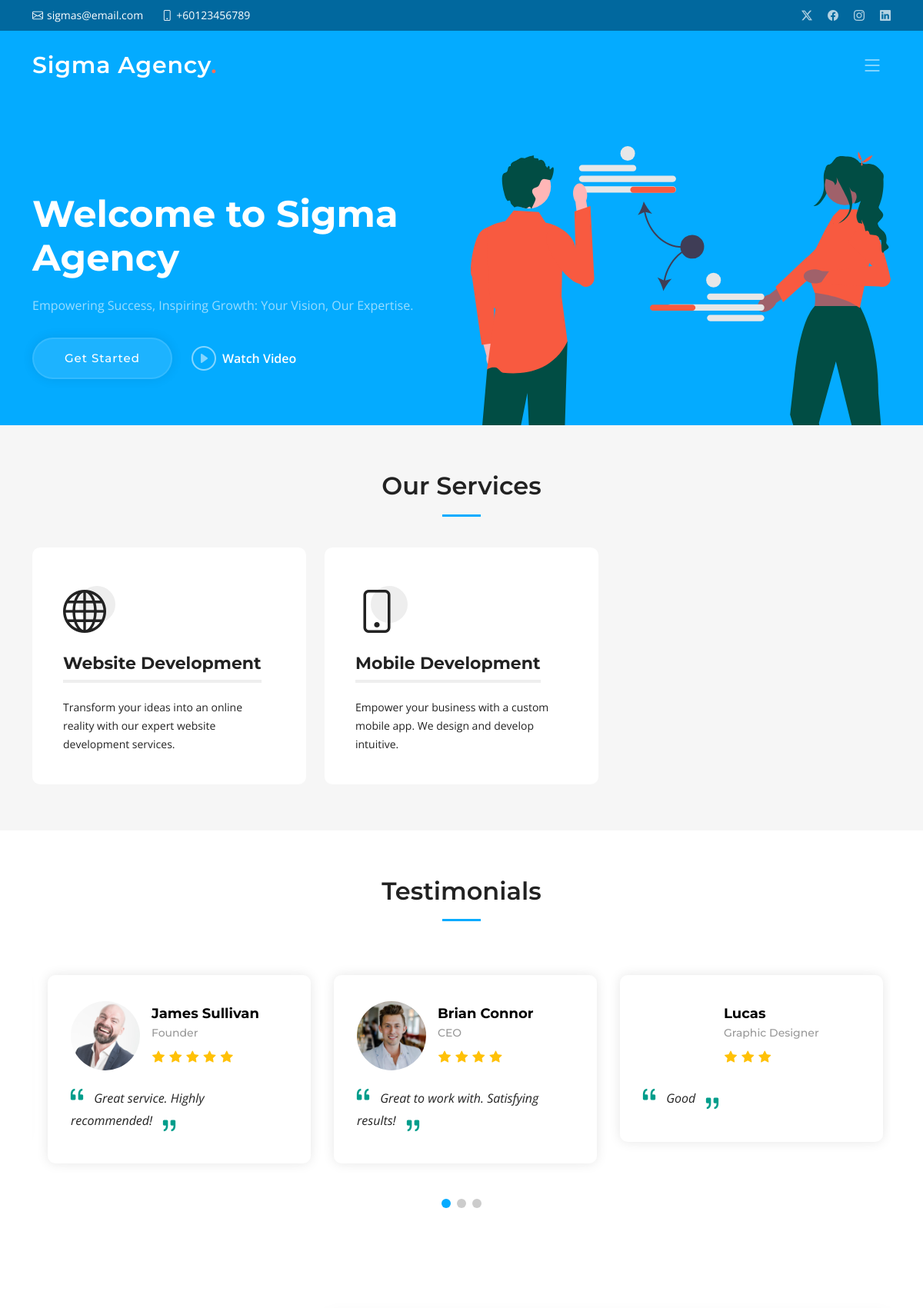
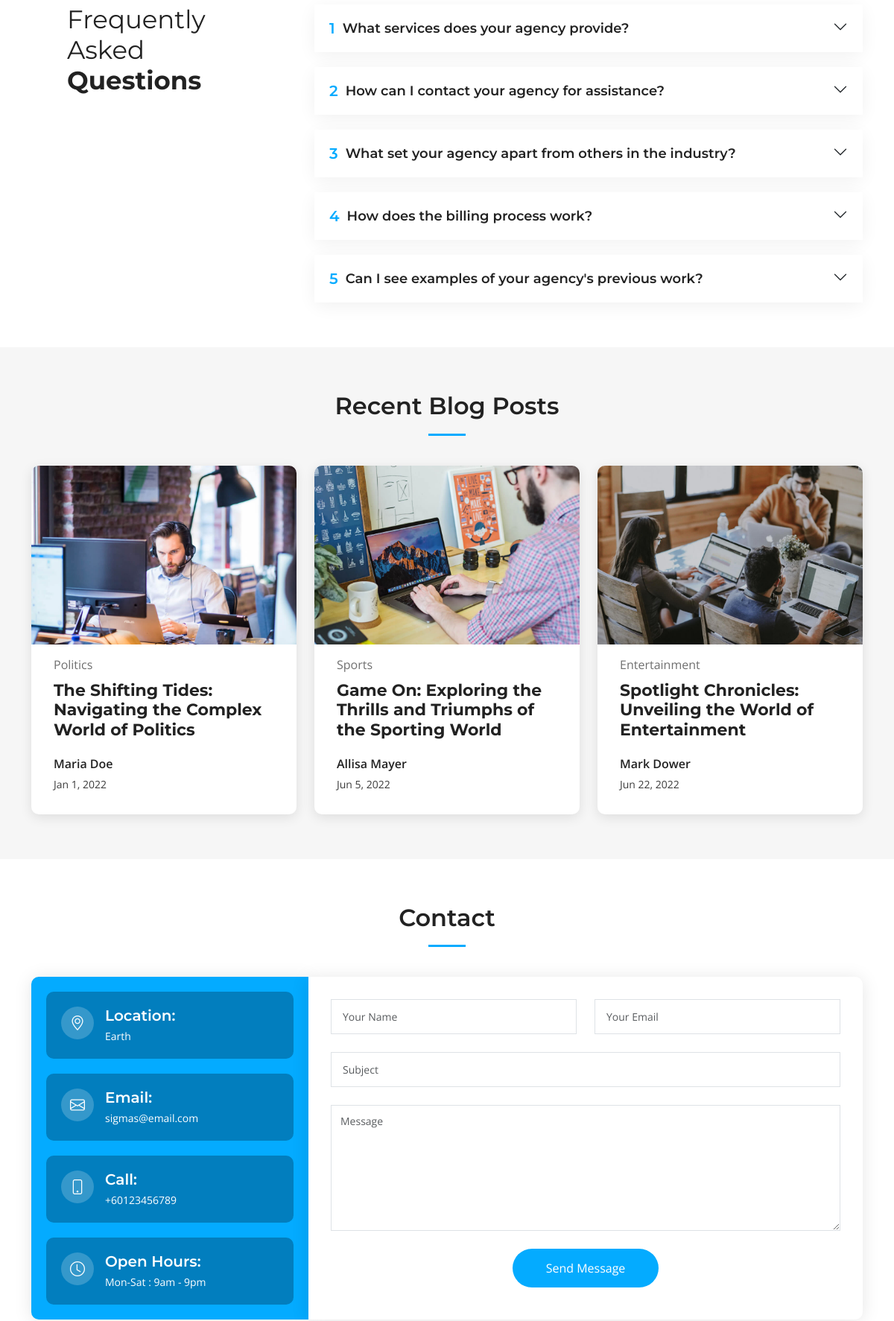
The page / (upper part) on the database its author committed (2 pictures, top to bottom).
### app/models.py (models this page shows, shortened)
class GeneralInfo(models.Model):
    company_name = models.CharField(max_length=255, default="Company")
    location = models.CharField(max_length=255)
    email = models.EmailField()
    phone = models.CharField(max_length=20)
    open_hours = models.CharField(max_length=100, blank=True, null=True)
    video_url = models.URLField(blank=True, null=True)
    twitter_url = models.URLField(blank=True, null=True)
    facebook_url = models.URLField(blank=True, null=True)
    instagram_url = models.URLField(blank=True, null=True)
    linkedin_url = models.URLField(blank=True, null=True)

class Service(models.Model):
    icon = models.CharField(max_length=50, blank=True, null=True)
    title = models.CharField(max_length=255, unique=True)
    description = models.TextField()

class Testimonial(models.Model):
    user_image = models.CharField(max_length=255, blank=True, null=True)
    stars_count = [
        (1, "One"),
        (2, "Two"),
        (3, "Three"),
        (4, "Four"),
        (5, "Five"),
    ]
    rating = models.IntegerField(choices=stars_count)
    username = models.CharField(max_length=50)
    user_position = models.CharField(max_length=50)
    review = models.TextField()

class FrequencyAskedQuestion(models.Model):
    question = models.CharField(max_length=255)
    answer = models.TextField()

### app/views.py (the view)
# urls.py: path("", index, name="home"),
def index(request):
    general_info = GeneralInfo.objects.first()
    services = Service.objects.all()
    testimonials = Testimonial.objects.all()
    faqs = FrequencyAskedQuestion.objects.all()
    context = {
        "company_name": general_info.company_name,
        "location": general_info.location,
        "phone": general_info.phone,
        "email": general_info.email,
        "open_hours": general_info.open_hours,
        "video_url": general_info.video_url,
        "twitter_url": general_info.twitter_url,
        "facebook_url": general_info.facebook_url,
        "instagram_url": general_info.instagram_url,
        "linkedin_url": general_info.linkedin_url,
        "services": services,
        "testimonials": testimonials,
        "faqs": faqs,
    }
    return render(request, "index.html", context)

### templates/index.html (shortened to what this page needs)
{% extends 'assets/main.html' %}
{% load static %}
{% block mainContent %}
    <section id="services" class="services sections-bg">
      <div class="container" data-aos="fade-up">
        <div class="section-header">
          <h2>Our Services</h2>
        </div>
        <div class="row gy-4" data-aos="fade-up" data-aos-delay="100">
          {% for service in services %}
            <div class="col-lg-4 col-md-6">
              <div class="service-item  position-relative">
                <div class="icon">
                  <i class="{{ service.icon }}"></i>
                </div>
                <h3>{{ service.title }}</h3>
                <p>{{ service.description }}</p>
              </div>
            </div>
          {% endfor %}
        </div>
      </div>
    </section>
    <section id="testimonials" class="testimonials">
      <div class="container" data-aos="fade-up">
        <div class="section-header">
          <h2>Testimonials</h2>
        </div>
        <div class="slides-3 swiper" data-aos="fade-up" data-aos-delay="100">
          <div class="swiper-wrapper">
            {% for testimonial in testimonials %}
              <div class="swiper-slide">
                <div class="testimonial-wrap">
                  <div class="testimonial-item">
                    <div class="d-flex align-items-center">
                      {% if 'http' in testimonial.user_image %}
                        <img src="{{ testimonial.user_image }}" class="testimonial-img flex-shrink-0" alt="">
                      {% else %}
                        <img src="{% static testimonial.user_image %}" class="testimonial-img flex-shrink-0" alt="">
                      {% endif %}
                      <div>
                        <h3>{{ testimonial.username }}</h3>
                        <h4>{{ testimonial.user_position }}</h4>
                        <div class="stars">
                          {% for i in 'x'|ljust:testimonial.rating %}
                            <i class="bi bi-star-fill"></i>
                          {% endfor %}
                        </div>
                      </div>
                    </div>
                    <p>
                      <i class="bi bi-quote quote-icon-left"></i>
                      {{ testimonial.review }}
                      <i class="bi bi-quote quote-icon-right"></i>
                    </p>
                  </div>
                </div>
              </div>
            {% endfor %}
          </div>
          <div class="swiper-pagination"></div>
        </div>
      </div>
    </section>
    <section id="faq" class="faq">
      <div class="container" data-aos="fade-up">
        <div class="row gy-4">
          <div class="col-lg-4">
            <div class="content px-xl-5">
              <h3>Frequently Asked <strong>Questions</strong></h3>
            </div>
          </div>
          <div class="col-lg-8">
            <div class="accordion accordion-flush" id="faqlist" data-aos="fade-up" data-aos-delay="100">
              {% for faq in faqs %}
                <div class="accordion-item">
                  <h3 class="accordion-header">
                    <button class="accordion-button collapsed" type="button" data-bs-toggle="collapse" data-bs-target="#faq-content-{{ forloop.counter }}">
                      <span class="num">{{ forloop.counter }}</span>
                      {{ faq.question }}
                    </button>
                  </h3>
                </div>
              {% endfor %}
            </div>
          </div>
        </div>
      </div>
    </section>
    <section id="recent-posts" class="recent-posts sections-bg">
      <div class="container" data-aos="fade-up">
        <div class="section-header">
          <h2>Recent Blog Posts</h2>
        </div>
        <div class="row gy-4">
          <div class="col-xl-4 col-md-6">
            <article>
              <div class="post-img">
                <img src="{% static 'assets/img/blog/blog-1.jpg' %}" alt="" class="img-fluid">
              </div>
              <p class="post-category">Politics</p>
              <h2 class="title">
                <a href="blog-details.html">The Shifting Tides: Navigating the Complex World of Politics</a>
              </h2>
              <div class="d-flex align-items-center">
                <div class="post-meta">
                  <p class="post-author">Maria Doe</p>
                  <p class="post-date">
                    <time datetime="2022-01-01">Jan 1, 2022</time>
                  </p>
                </div>
              </div>
            </article>
          </div>
          <div class="col-xl-4 col-md-6">
            <article>
              <div class="post-img">
                <img src="{% static 'assets/img/blog/blog-2.jpg' %}" alt="" class="img-fluid">
              </div>
              <p class="post-category">Sports</p>
              <h2 class="title">
                <a href="blog-details.html">Game On: Exploring the Thrills and Triumphs of the Sporting World</a>
              </h2>
              <div class="d-flex align-items-center">
                <div class="post-meta">
                  <p class="post-author">Allisa Mayer</p>
                  <p class="post-date">
                    <time datetime="2022-01-01">Jun 5, 2022</time>
                  </p>
                </div>
              </div>
            </article>
          </div>
          <div class="col-xl-4 col-md-6">
            <article>
              <div class="post-img">
                <img src="{% static 'assets/img/blog/blog-3.jpg' %}" alt="" class="img-fluid">
              </div>
              <p class="post-category">Entertainment</p>
              <h2 class="title">
                <a href="blog-details.html">Spotlight Chronicles: Unveiling the World of Entertainment</a>
              </h2>
              <div class="d-flex align-items-center">
                <div class="post-meta">
                  <p class="post-author">Mark Dower</p>
                  <p class="post-date">
                    <time datetime="2022-01-01">Jun 22, 2022</time>
                  </p>
                </div>
              </div>
            </article>
          </div>
        </div>
      </div>
    </section>
    <section id="contact" class="contact">
      <div class="container" data-aos="fade-up">
        <div class="section-header">
          <h2>Contact</h2>
        </div>
        <div class="row gx-lg-0 gy-4">
          <div class="col-lg-4">
            <div class="info-container d-flex flex-column align-items-center justify-content-center">
              <div class="info-item d-flex">
                <i class="bi bi-geo-alt flex-shrink-0"></i>
                <div>
                  <h4>Location:</h4>
                  <p>{{ location }}</p>
                </div>
              </div>
              <div class="info-item d-flex">
                <i class="bi bi-envelope flex-shrink-0"></i>
                <div>
                  <h4>Email:</h4>
                  <p>{{ email }}</p>
                </div>
              </div>
              <div class="info-item d-flex">
                <i class="bi bi-phone flex-shrink-0"></i>
                <div>
                  <h4>Call:</h4>
                  <p>{{ phone }}</p>
                </div>
              </div>
              <div class="info-item d-flex">
                <i class="bi bi-clock flex-shrink-0"></i>
                <div>
                  <h4>Open Hours:</h4>
                  <p>{{ open_hours }}</p>
                </div>
              </div>
            </div>
          </div>
          <div class="col-lg-8">
            <form action="" method="post" role="form" class="php-email-form">
              <div class="row">
                <div class="col-md-6 form-group">
                  <input type="text" name="name" class="form-control" id="name" placeholder="Your Name" required>
                </div>
                <div class="col-md-6 form-group mt-3 mt-md-0">
                  <input type="email" class="form-control" name="email" id="email" placeholder="Your Email" required>
                </div>
              </div>
              <div class="form-group mt-3">
                <input type="text" class="form-control" name="subject" id="subject" placeholder="Subject" required>
              </div>
              <div class="form-group mt-3">
                <textarea class="form-control" name="message" rows="7" placeholder="Message" required></textarea>
              </div>
              <div class="text-center"><button type="submit">Send Message</button></div>
            </form>
          </div>
        </div>
      </div>
    </section>
{% endblock %}

### templates/assets/main.html (shortened to what this page needs)
{% load static %}
<!DOCTYPE html>
<html lang="en">
<head>
  <link href="{% static 'assets/vendor/bootstrap/css/bootstrap.min.css' %}" rel="stylesheet">
  <link href="{% static 'assets/vendor/bootstrap-icons/bootstrap-icons.css' %}" rel="stylesheet">
  <link href="{% static 'assets/vendor/aos/aos.css' %}" rel="stylesheet">
  <link href="{% static 'assets/vendor/glightbox/css/glightbox.min.css' %}" rel="stylesheet">
  <link href="{% static 'assets/vendor/swiper/swiper-bundle.min.css' %}" rel="stylesheet">
  <link href="{% static 'assets/css/main.css' %}" rel="stylesheet">
</head>
<body>
  {% include 'assets/header.html' %}
  <section id="hero" class="hero">
    <div class="container position-relative">
      <div class="row gy-5" data-aos="fade-in">
        <div class="col-lg-6 order-2 order-lg-1 d-flex flex-column justify-content-center text-center text-lg-start">
          <h2>Welcome to <span>{{ company_name }}</span></h2>
          <p>Empowering Success, Inspiring Growth: Your Vision, Our Expertise.</p>
          <div class="d-flex justify-content-center justify-content-lg-start">
            <a href="#services" class="btn-get-started">Get Started</a>
            <a href="{{ video_url }}" class="glightbox btn-watch-video d-flex align-items-center"><i class="bi bi-play-circle"></i><span>Watch Video</span></a>
          </div>
        </div>
        <div class="col-lg-6 order-1 order-lg-2">
          <img src="{% static 'assets/img/hero-img.svg' %}" class="img-fluid" alt="" data-aos="zoom-out" data-aos-delay="100">
        </div>
      </div>
    </div>
  </section>
  <main id="main">
    {% block mainContent %}
    {% endblock %}
  </main>
</body>
</html>

### templates/assets/header.html (shortened to what this page needs)
{% load static %}
  <section id="topbar" class="topbar d-flex align-items-center">
    <div class="container d-flex justify-content-center justify-content-md-between">
      <div class="contact-info d-flex align-items-center">
        <i class="bi bi-envelope d-flex align-items-center"><a href="mailto:{{ email }}">{{ email }}</a></i>
        <i class="bi bi-phone d-flex align-items-center ms-4"><span>{{ phone }}</span></i>
      </div>
      <div class="social-links d-none d-md-flex align-items-center">
        <a href="{{ twitter_url }}" class="twitter"><i class="bi bi-twitter-x"></i></a>
        <a href="{{ facebook_url }}" class="facebook"><i class="bi bi-facebook"></i></a>
        <a href="{{ instagram_url }}" class="instagram"><i class="bi bi-instagram"></i></a>
        <a href="{{ linkedin_url }}" class="linkedin"><i class="bi bi-linkedin"></i></i></a>
      </div>
    </div>
  </section>
  <header id="header" class="header d-flex align-items-center">
    <div class="container-fluid container-xl d-flex align-items-center justify-content-between">
      <a href="index.html" class="logo d-flex align-items-center">
        <h1>{{ company_name }}<span>.</span></h1>
      </a>
      <i class="mobile-nav-toggle mobile-nav-show bi bi-list"></i>
    </div>
  </header>

### rows shown on the page
GeneralInfo: email "sigmas@email.com", phone "+60123456789", company_name "Sigma Agency", location "Earth", open_hours "Mon-Sat : 9am - 9pm"
Service: title "Website Development", description "Transform your ideas into an online reality with our expert website development services."
Service: title "Mobile Development", description "Empower your business with a custom mobile app. We design and develop intuitive."
Testimonial: user_image (picture), username "James Sullivan", user_position "Founder", rating 5 (drawn), review "Great service. Highly recommended!"
Testimonial: user_image (picture), username "Brian Connor", user_position "CEO", rating 4 (drawn), review "Great to work with. Satisfying results!"
Testimonial: username "Lucas", user_position "Graphic Designer", rating 3 (drawn), review "Good"
FrequencyAskedQuestion: question "What services does your agency provide?"
FrequencyAskedQuestion: question "How can I contact your agency for assistance?"
FrequencyAskedQuestion: question "What set your agency apart from others in the industry?"
FrequencyAskedQuestion: question "How does the billing process work?"
FrequencyAskedQuestion: question "Can I see examples of your agency's previous work?"
